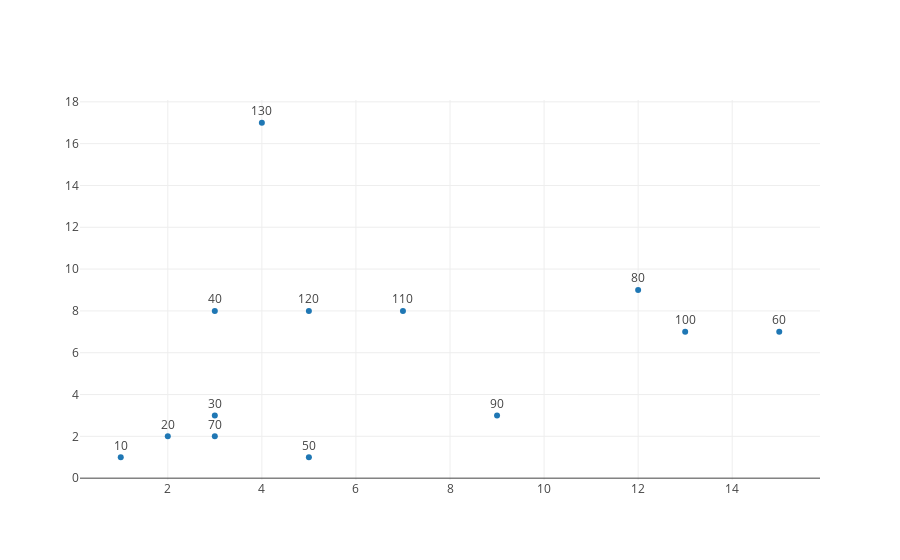

This figure's notebook cell:
### Markdown cell above
### Scatter plot

### Code cell
trace = go.Scatter(
    x = [1,2,3,3,5,15,3,12,9,13,7,5,4] , y = [1,2,3,8,1,7,2,9,3,7,8,8,17],
    text = list(map(lambda x : x*10 , range(1,14))) , 
    textposition = 'top center',
    mode = 'markers+text',
)
data = [trace]
plotly.offline.iplot(data)

### Figure 1 — Plotly figure (JSON) as saved in the notebook; plotly's stock layout.template omitted (floating-point values rounded to 4 significant figures)
{"data": [{"mode": "markers+text", "text": ["10", "20", "30", "40", "50", "60", "70", "80", "90", "100", "110", "120", "130"], "textposition": "top center", "type": "scatter", "uid": "68be9daf-bf34-442e-97c9-963c55ff3d7d", "x": [1, 2, 3, 3, 5, 15, 3, 12, 9, 13, 7, 5, 4], "y": [1, 2, 3, 8, 1, 7, 2, 9, 3, 7, 8, 8, 17]}], "layout": {}}
